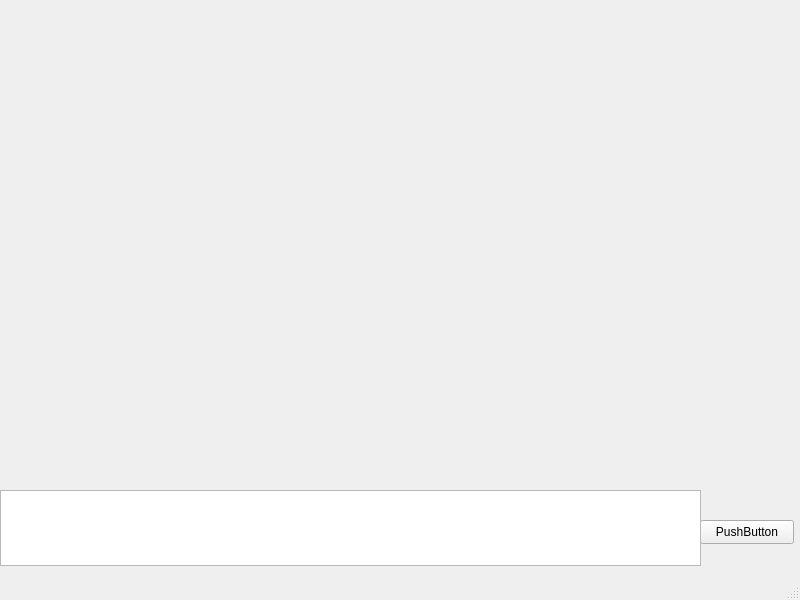
<?xml version="1.0" encoding="UTF-8"?>
<ui version="4.0">
 <class>TCS_Main_Panel</class>
 <widget class="QMainWindow" name="TCS_Main_Panel">
  <property name="geometry">
   <rect>
    <x>0</x>
    <y>0</y>
    <width>800</width>
    <height>600</height>
   </rect>
  </property>
  <property name="windowTitle">
   <string>MainWindow</string>
  </property>
  <widget class="QWidget" name="centralwidget">
   <widget class="QPushButton" name="Start_Stop">
    <property name="geometry">
     <rect>
      <x>700</x>
      <y>520</y>
      <width>94</width>
      <height>24</height>
     </rect>
    </property>
    <property name="text">
     <string>PushButton</string>
    </property>
   </widget>
   <widget class="QPlainTextEdit" name="LogMonitor">
    <property name="geometry">
     <rect>
      <x>0</x>
      <y>490</y>
      <width>701</width>
      <height>76</height>
     </rect>
    </property>
    <property name="sizePolicy">
     <sizepolicy hsizetype="MinimumExpanding" vsizetype="MinimumExpanding">
      <horstretch>0</horstretch>
      <verstretch>0</verstretch>
     </sizepolicy>
    </property>
    <property name="maximumSize">
     <size>
      <width>16777215</width>
      <height>16777215</height>
     </size>
    </property>
    <property name="readOnly">
     <bool>true</bool>
    </property>
   </widget>
  </widget>
  <widget class="QMenuBar" name="menubar">
   <property name="geometry">
    <rect>
     <x>0</x>
     <y>0</y>
     <width>800</width>
     <height>21</height>
    </rect>
   </property>
  </widget>
  <widget class="QStatusBar" name="statusbar"/>
 </widget>
 <resources/>
 <connections>
  <connection>
   <sender>Start_Stop</sender>
   <signal>clicked()</signal>
   <receiver>LogMonitor</receiver>
   <slot>repaint()</slot>
   <hints>
    <hint type="sourcelabel">
     <x>746</x>
     <y>562</y>
    </hint>
    <hint type="destinationlabel">
     <x>350</x>
     <y>538</y>
    </hint>
   </hints>
  </connection>
 </connections>
</ui>
